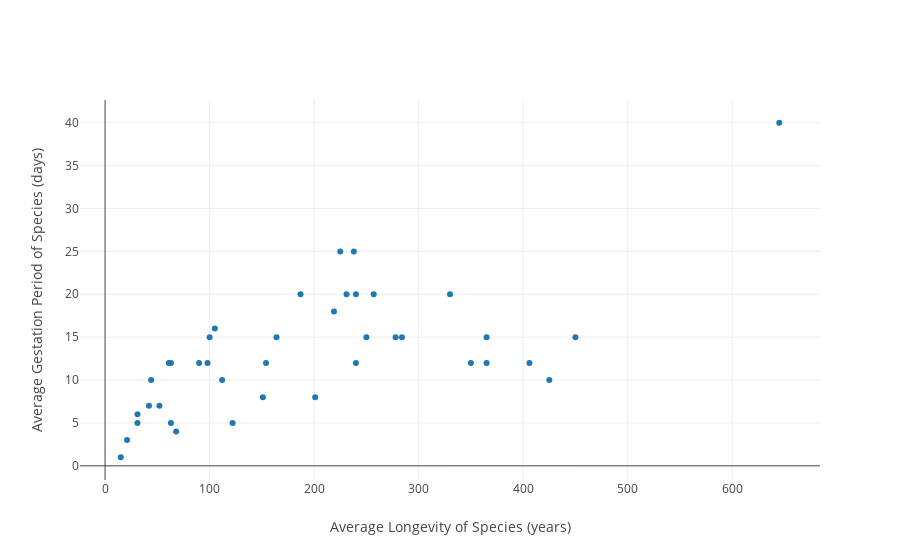

The notebook cell this image was saved under:
### Markdown cell above
Correlation is only a measure of linear relationship, so first we plot a graph to check for the type of relationship between gestation period and longetivity

### Code cell
data = [go.Scatter(x=animals.gestation, y=animals.longevity, text=animals.animal, mode='markers')]
layout = go.Layout(
    xaxis={'title': 'Average Longevity of Species (years)'},
    yaxis={'title': 'Average Gestation Period of Species (days)'}
)
iplot(go.Figure(data=data, layout=layout))

### Figure 1 — Plotly figure (JSON) as saved in the notebook; plotly's stock layout.template omitted (floating-point values rounded to 4 significant figures)
{"data": [{"mode": "markers", "text": ["baboon", "bear, black", "bear, grizzly", "bear, polar", "beaver", "buffalo", "camel", "cat", "chimpanzee", "chipmunk", "cow", "deer", "dog", "donkey", "elephant", "elk", "fox", "giraffe", "goat", "gorilla", "guinea pig", "hippopotamus", "horse", "kangaroo", "leopard", "lion", "monkey", "moose", "mouse", "opossum", "pig", "puma", "rabbit", "rhinoceros", "sea lion", "sheep", "squirrel", "tiger", "wolf", "zebra"], "type": "scatter", "uid": "a7e262", "x": [187, 219, 225, 240, 122, 278, 406, 63, 231, 31, 284, 201, 61, 365, 645, 250, 52, 425, 151, 257, 68, 238, 330, 42, 98, 100, 164, 240, 21, 15, 112, 90, 31, 450, 350, 154, 44, 105, 63, 365], "y": [20, 18, 25, 20, 5, 15, 12, 12, 20, 6, 15, 8, 12, 12, 40, 15, 7, 10, 8, 20, 4, 25, 20, 7, 12, 15, 15, 12, 3, 1, 10, 12, 5, 15, 12, 12, 10, 16, 5, 15]}], "layout": {"autosize": true, "xaxis": {"autorange": true, "range": [-23.66, 683.7], "title": "Average Longevity of Species (years)", "type": "linear"}, "yaxis": {"autorange": true, "range": [-1.857, 42.86], "title": "Average Gestation Period of Species (days)", "type": "linear"}}}
